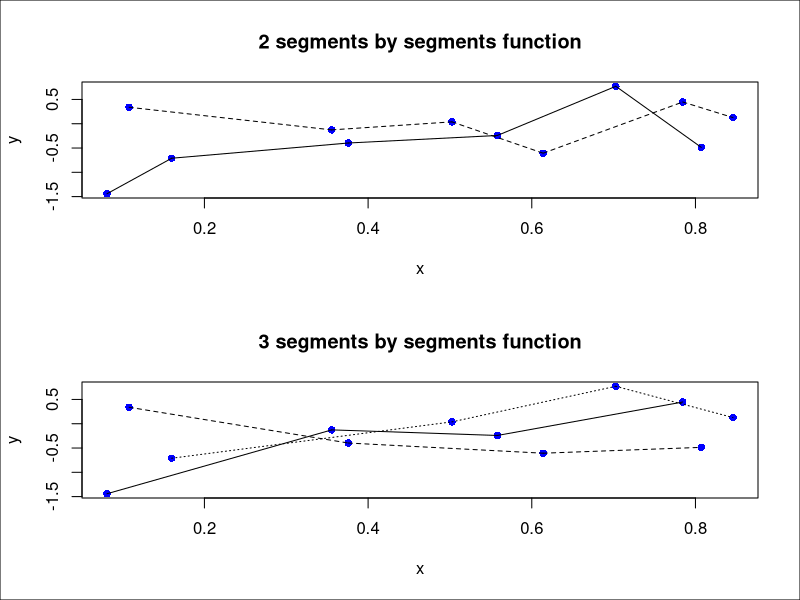

This figure's R source:
par(mfrow=c(1,1))

x <- runif(12); y <- rnorm(12)
i <- order(x); x <- x[i]; y <- y[i]
par(mfrow=c(2, 1))
plot(x, y, pch=16, col="blue", main="2 segments by segments function")
(s <- seq(length(x) - 1))
segments(x[s], y[s], x[s + 2], y[s + 2], lty=1:2)
plot(x, y, pch=16, col="blue", main="3 segments by segments function")
(s <- seq(length(x) - 2))
segments(x[s], y[s], x[s + 3], y[s + 3], lty=1:3)
box(which="outer")
